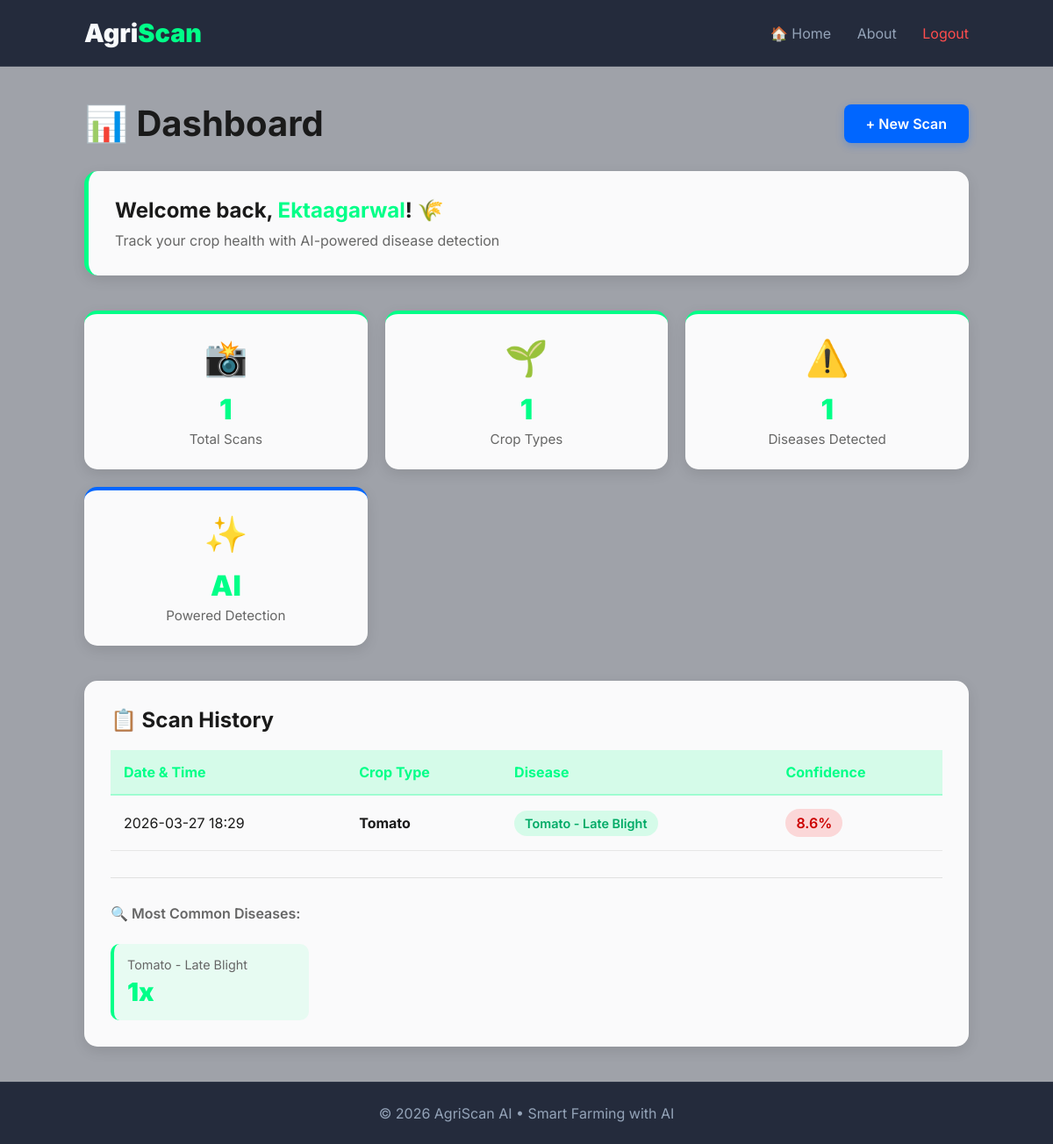
The page /dashboard (signed in) on the database its author committed.
### app.py (models this page shows)
class User(UserMixin, db.Model):
    id = db.Column(db.Integer, primary_key=True)
    name = db.Column(db.String(150), nullable=False)
    email = db.Column(db.String(150), unique=True, nullable=False)
    password = db.Column(db.String(200), nullable=False)
    predictions = db.relationship('Prediction', backref='user', lazy=True)

class Prediction(db.Model):
    id = db.Column(db.Integer, primary_key=True)
    user_id = db.Column(db.Integer, db.ForeignKey('user.id'), nullable=False)
    disease_name = db.Column(db.String(200), nullable=False)
    confidence = db.Column(db.Float, nullable=False)
    image_filename = db.Column(db.String(300), nullable=False)
    crop_type = db.Column(db.String(100), nullable=False)
    timestamp = db.Column(db.DateTime, default=datetime.utcnow)

### app.py (the view)
@app.route('/dashboard')
def dashboard():
    if 'user_id' not in session:
        flash('Please log in first', 'error')
        return redirect(url_for('login'))
    user = User.query.get(session['user_id'])
    predictions = Prediction.query.filter_by(user_id=session['user_id']).order_by(Prediction.timestamp.desc()).all()
    total_predictions = len(predictions)
    disease_counts = {}
    crop_counts = {}
    for pred in predictions:
        disease_counts[pred.disease_name] = disease_counts.get(pred.disease_name, 0) + 1
        crop_counts[pred.crop_type] = crop_counts.get(pred.crop_type, 0) + 1
    return render_template('dashboard.html',
                        user=user,
                        predictions=predictions,
                        total_predictions=total_predictions,
                        disease_counts=disease_counts,
                        crop_counts=crop_counts,current_user =current_user)

### app.py (called while the page is built)
@login_manager.user_loader
def load_user(user_id):
    return User.query.get(int(user_id))

### templates/dashboard.html (shortened to what this page needs)
<!DOCTYPE html>
<html lang="en">
<head>
<link rel="stylesheet" href="https://cdnjs.cloudflare.com/ajax/libs/font-awesome/6.0.0/css/all.min.css">
</head>
<body>
<nav>
<div class="logo">Agri<span>Scan</span></div>
<div>
<a href="{{ url_for('index') }}">🏠 Home</a>
<a href="{{ url_for('about') }}">About</a>
<a href="/logout" style="color:#ff4d4d;">Logout</a>
</div>
</nav>
<div class="main">
<div class="dashboard-header">
<div class="header-top">
<h1>📊 Dashboard</h1>
<a href="/upload" class="btn">+ New Scan</a>
</div>
<div class="welcome-card">
<h2>Welcome back, <span style="color:var(--primary);">{{ user.name }}</span>! 🌾</h2>
<p>Track your crop health with AI-powered disease detection</p>
</div>
</div>
<div class="stats-grid">
<div class="stat-card">
<div class="stat-icon">📸</div>
<div class="stat-value">{{ total_predictions }}</div>
<div class="stat-label">Total Scans</div>
</div>
<div class="stat-card">
<div class="stat-icon">🌱</div>
<div class="stat-value">{{ crop_counts|length }}</div>
<div class="stat-label">Crop Types</div>
</div>
<div class="stat-card">
<div class="stat-icon">⚠️</div>
<div class="stat-value">{{ disease_counts|length }}</div>
<div class="stat-label">Diseases Detected</div>
</div>
<div class="stat-card accent">
<div class="stat-icon">✨</div>
<div class="stat-value">AI</div>
<div class="stat-label">Powered Detection</div>
</div>
</div>
<div class="history-section">
<h3>📋 Scan History</h3>
{% if predictions|length > 0 %}
<div class="table-container">
<table>
<thead>
<tr>
<th>Date & Time</th>
<th>Crop Type</th>
<th>Disease</th>
<th>Confidence</th>
</tr>
</thead>
<tbody>
{% for pred in predictions %}
<tr>
<td>{{ pred.timestamp.strftime('%Y-%m-%d %H:%M') }}</td>
<td><strong>{{ pred.crop_type }}</strong></td>
<td><span class="disease-badge">{{ pred.disease_name }}</span></td>
<td>
  {% if pred.confidence >= 85 %}
    <span class="confidence-badge confidence-high">{{ pred.confidence|round(2) }}%</span>
  {% elif pred.confidence >= 70 %}
    <span class="confidence-badge confidence-medium">{{ pred.confidence|round(2) }}%</span>
  {% else %}
    <span class="confidence-badge confidence-low">{{ pred.confidence|round(2) }}%</span>
  {% endif %}
</td>
</tr>
{% endfor %}
</tbody>
</table>
</div>
<div class="disease-stats">
<div style="grid-column:1/-1; margin-bottom:10px; color:var(--text-muted); font-weight:600;">🔍 Most Common Diseases:</div>
{% for disease, count in disease_counts.items() %}
<div class="disease-item">
<div class="disease-name">{{ disease }}</div>
<div class="disease-count">{{ count }}x</div>
</div>
{% endfor %}
</div>
{% else %}
<div class="empty-state">
<i class="fas fa-inbox"></i>
<p>No scans yet. Start by uploading a crop image!</p>
<a href="/upload" class="btn" style="display:inline-block; margin-top:20px;">Upload Image</a>
</div>
{% endif %}
</div>
</div>
<footer>
<p>© 2026 AgriScan AI • Smart Farming with AI</p>
</footer>
</body>
</html>

### templates/dashboard.html (style rules this page uses)
:root { --bg-dark:#0f172a; --bg-card:rgba(255,255,255,0.95); --primary:#00ff88; --text-main:#1a1a1a; --text-muted:#666666; --accent:#0066ff; --white:#ffffff; }
* { margin:0; padding:0; box-sizing:border-box; font-family:'Inter',sans-serif; }
body { color:var(--text-main); min-height:100vh; display:flex; flex-direction:column; }
body::before { content:""; position:fixed; top:0; left:0; width:100%; height:100%; background:url("https://images.unsplash.com/photo-1574943320219-553eb213f72d?q=80&w=1600&auto=format&fit=crop") center/cover no-repeat; z-index:-2; }
body::after { content:""; position:fixed; top:0; left:0; width:100%; height:100%; background:rgba(15,23,42,0.4); z-index:-1; }
nav { display:flex; justify-content:space-between; align-items:center; padding:20px 8%; border-bottom:1px solid rgba(255,255,255,0.08); backdrop-filter:blur(10px); background:rgba(15,23,42,0.85); }
.logo { font-size:1.8rem; font-weight:900; color:#f8fafc; }
.logo span { color:var(--primary); }
nav a { color:#94a3b8; text-decoration:none; margin-left:25px; transition:.3s; }
.main { flex:1; padding:40px 8%; max-width:1400px; margin:0 auto; width:100%; }
.dashboard-header { margin-bottom:40px; }
.header-top { display:flex; justify-content:space-between; align-items:center; margin-bottom:30px; flex-wrap:wrap; gap:20px; }
.header-top h1 { font-size:2.5rem; color:var(--text-main); }
.header-top .btn { padding:12px 25px; background:var(--accent); color:#fff; border:none; border-radius:8px; cursor:pointer; text-decoration:none; transition:.3s; font-weight:600; display:inline-block; box-shadow:0 3px 10px rgba(0,102,255,0.3); }
.welcome-card { background:var(--bg-card); padding:30px; border-radius:15px; border-left:5px solid var(--primary); backdrop-filter:blur(10px); margin-bottom:30px; box-shadow:0 5px 15px rgba(0,0,0,0.1); }
.welcome-card h2 { font-size:1.5rem; margin-bottom:10px; color:var(--text-main); }
.welcome-card p { color:var(--text-muted); }
.stats-grid { display:grid; grid-template-columns:repeat(auto-fit, minmax(250px, 1fr)); gap:20px; margin-bottom:40px; }
.stat-card { background:var(--bg-card); padding:25px; border-radius:15px; border-top:4px solid var(--primary); backdrop-filter:blur(10px); text-align:center; box-shadow:0 5px 15px rgba(0,0,0,0.1); transition:.3s; }
.stat-card.accent { border-top-color:var(--accent); }
.stat-icon { font-size:2.5rem; margin-bottom:15px; }
.stat-value { font-size:2rem; font-weight:900; color:var(--primary); margin-bottom:5px; }
.stat-label { color:#666; font-size:0.95rem; }
.history-section { background:var(--bg-card); padding:30px; border-radius:15px; backdrop-filter:blur(10px); box-shadow:0 5px 15px rgba(0,0,0,0.1); }
.history-section h3 { font-size:1.5rem; margin-bottom:20px; color:var(--text-main); }
.table-container { overflow-x:auto; }
table { width:100%; border-collapse:collapse; }
thead { background:rgba(0,255,136,0.15); }
th { padding:15px; text-align:left; color:var(--primary); font-weight:700; border-bottom:2px solid rgba(0,255,136,0.3); }
td { padding:15px; border-bottom:1px solid rgba(0,0,0,0.08); color:var(--text-main); }
.disease-badge { background:rgba(0,255,136,0.15); color:#00aa66; padding:6px 12px; border-radius:20px; font-size:0.9rem; font-weight:600; }
.confidence-badge { display:inline-block; padding:6px 12px; border-radius:20px; font-weight:600; }
.confidence-low { background:rgba(255,77,77,0.2); color:#cc0000; }
.disease-stats { display:grid; grid-template-columns:repeat(auto-fit, minmax(200px, 1fr)); gap:15px; margin-top:30px; padding-top:30px; border-top:1px solid rgba(0,0,0,0.1); }
.disease-item { background:rgba(0,255,136,0.08); padding:15px; border-radius:10px; border-left:4px solid var(--primary); }
.disease-name { color:#666; font-size:0.9rem; margin-bottom:5px; }
.disease-count { font-size:1.8rem; font-weight:900; color:var(--primary); }
footer { padding:25px; text-align:center; color:#94a3b8; border-top:1px solid rgba(255,255,255,0.05); background:rgba(15,23,42,0.85); }

### rows shown on the page
User: name "Ektaagarwal"
Prediction: timestamp "2026-03-27 18:29", crop_type "Tomato", disease_name "Tomato - Late Blight", confidence "8.6", count "1"

### other values the page prints
{{ total_predictions }} "1"
{{ crop_counts|length }} "1"
{{ disease_counts|length }} "1"
